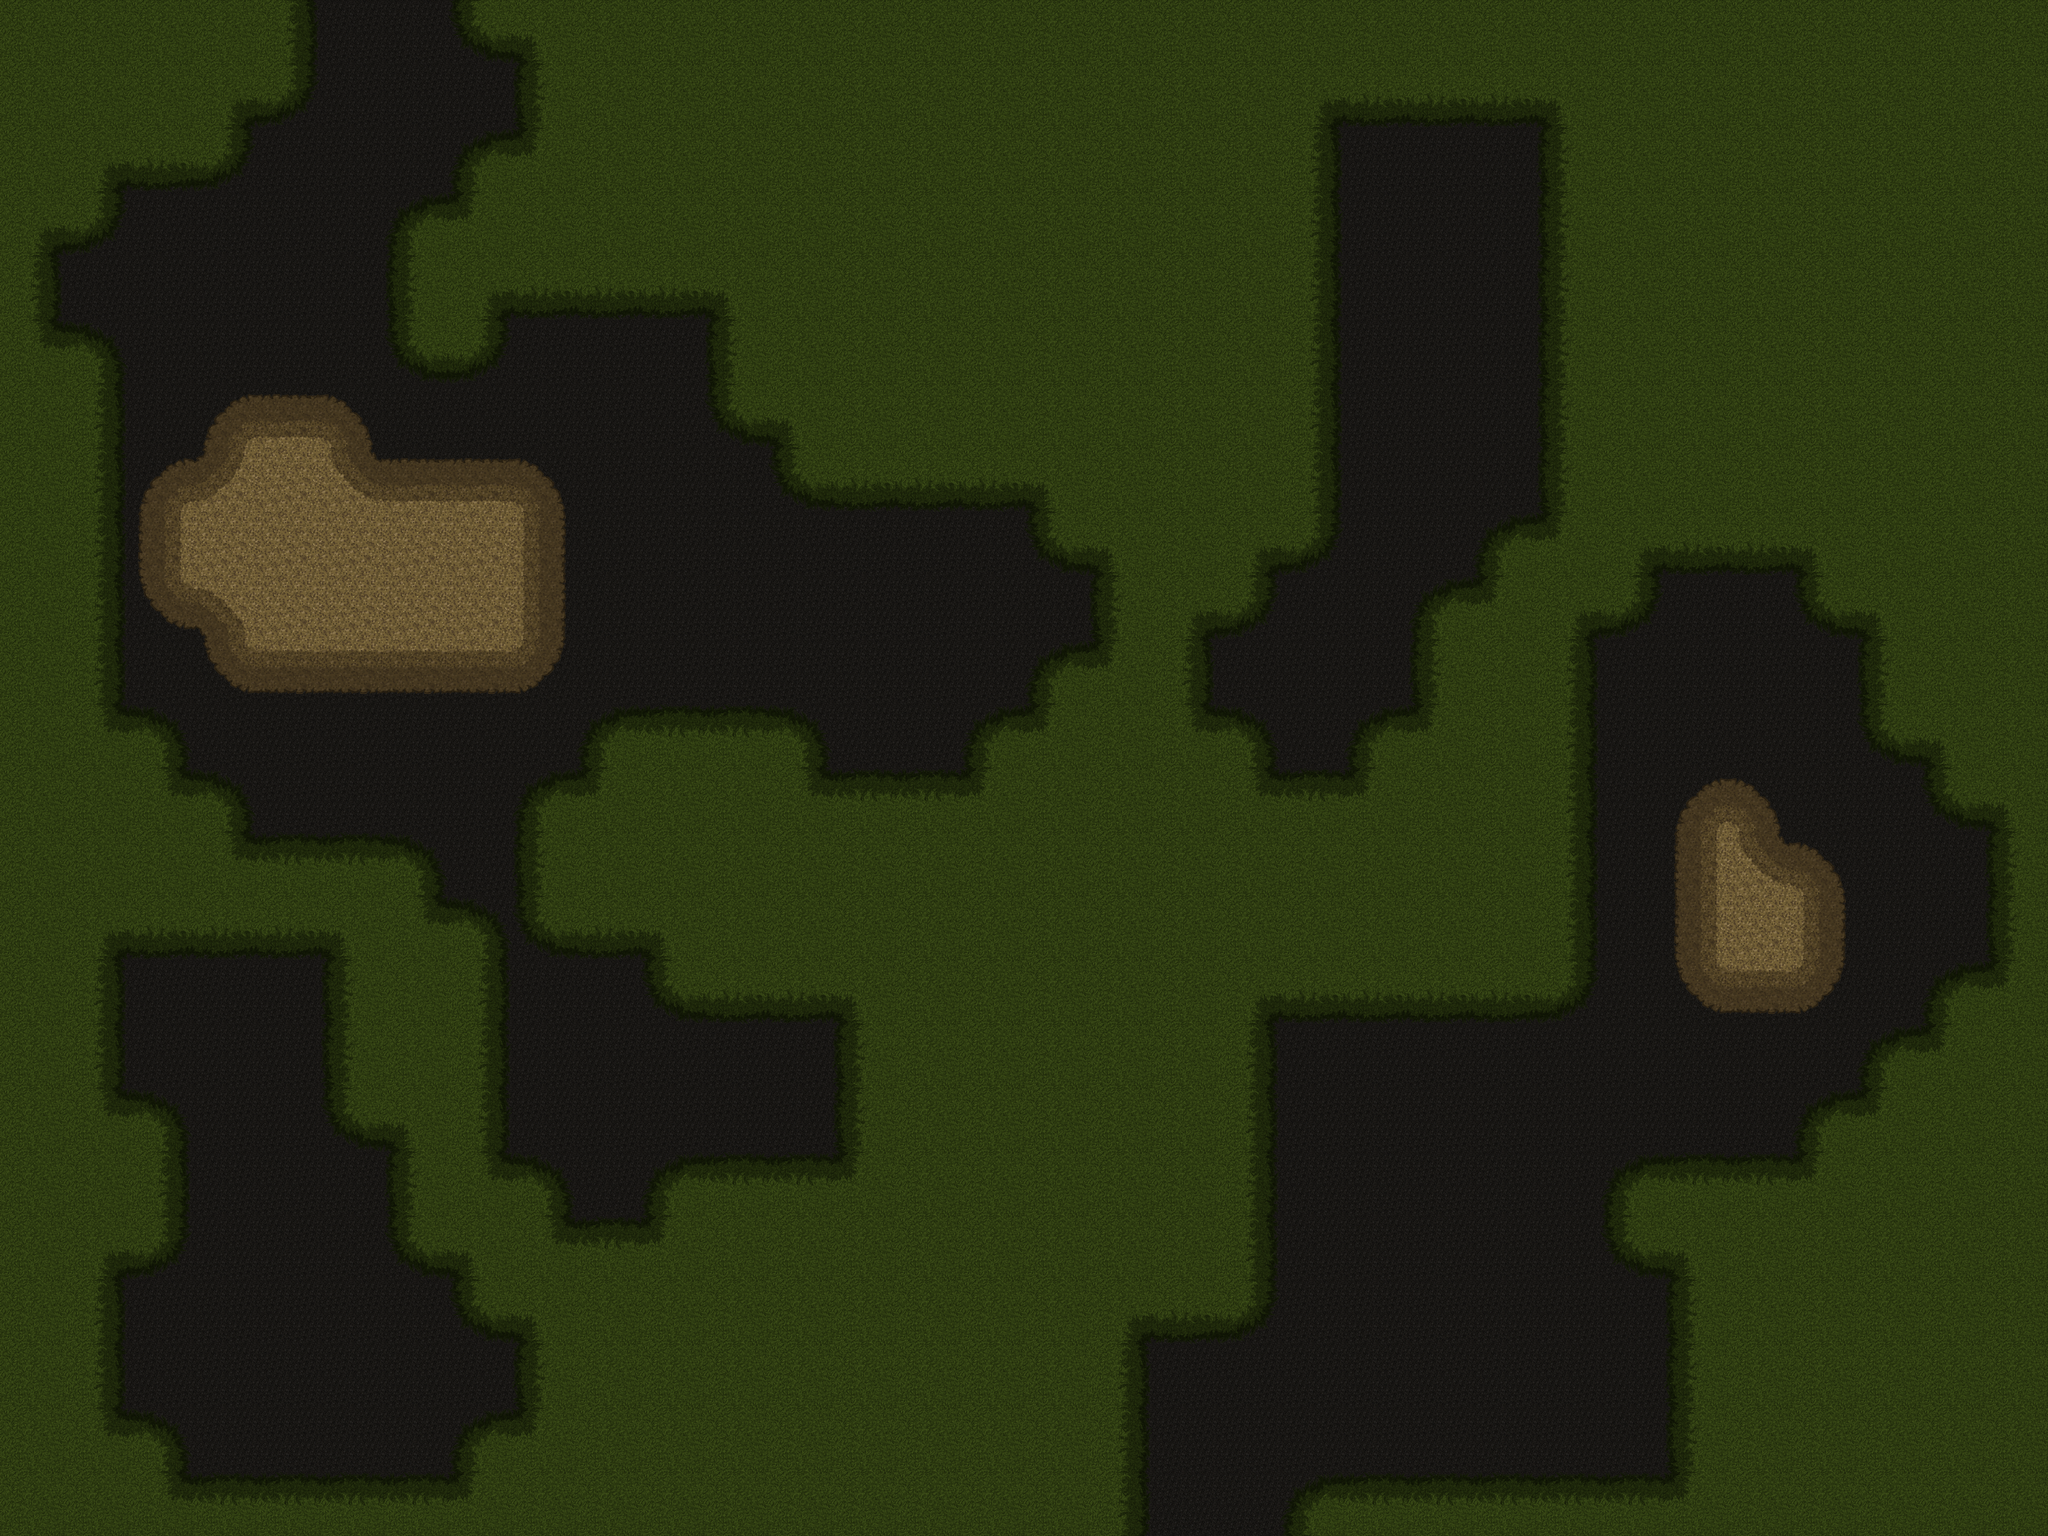

This is a level from a 2D game, rendered from its Tiled map with the project's own tilesets. A one-line summary and the complete map file follow:
An orthogonal 32x24 tile map with 89x89 px tiles, 2 tile layers (base, terrain).

<map version="1.10" tiledversion="1.11.2" orientation="orthogonal" renderorder="right-down" width="32" height="24" tilewidth="89" tileheight="89" infinite="0" nextlayerid="1" nextobjectid="1">
 <tileset firstgid="1" name="terrain" tilewidth="89" tileheight="89" tilecount="39" columns="13">
  <image source="terrain_tiles.png" width="1157" height="267" />
 </tileset>
 <layer id="1" name="base" width="32" height="24">
  <data encoding="csv">
13,13,13,13,13,13,13,13,13,13,13,13,13,13,13,13,13,13,13,13,13,13,13,13,13,13,13,13,13,13,13,13,
13,13,13,13,13,13,13,13,13,13,13,13,13,13,13,13,13,13,13,13,13,13,13,13,13,13,13,13,13,13,13,13,
13,13,13,13,13,13,13,13,13,13,13,13,13,13,13,13,13,13,13,13,13,13,13,13,13,13,13,13,13,13,13,13,
13,13,13,13,13,13,13,13,13,13,13,13,13,13,13,13,13,13,13,13,13,13,13,13,13,13,13,13,13,13,13,13,
13,13,13,13,13,13,13,13,13,13,13,13,13,13,13,13,13,13,13,13,13,13,13,13,13,13,13,13,13,13,13,13,
13,13,13,13,13,13,13,13,13,13,13,13,13,13,13,13,13,13,13,13,13,13,13,13,13,13,13,13,13,13,13,13,
13,13,13,13,13,13,13,13,13,13,13,13,13,13,13,13,13,13,13,13,13,13,13,13,13,13,13,13,13,13,13,13,
13,13,13,13,13,13,13,13,13,13,13,13,13,13,13,13,13,13,13,13,13,13,13,13,13,13,13,13,13,13,13,13,
13,13,13,13,13,13,13,13,13,13,13,13,13,13,13,13,13,13,13,13,13,13,13,13,13,13,13,13,13,13,13,13,
13,13,13,13,13,13,13,13,13,13,13,13,13,13,13,13,13,13,13,13,13,13,13,13,13,13,13,13,13,13,13,13,
13,13,13,13,13,13,13,13,13,13,13,13,13,13,13,13,13,13,13,13,13,13,13,13,13,13,13,13,13,13,13,13,
13,13,13,13,13,13,13,13,13,13,13,13,13,13,13,13,13,13,13,13,13,13,13,13,13,13,13,13,13,13,13,13,
13,13,13,13,13,13,13,13,13,13,13,13,13,13,13,13,13,13,13,13,13,13,13,13,13,13,13,13,13,13,13,13,
13,13,13,13,13,13,13,13,13,13,13,13,13,13,13,13,13,13,13,13,13,13,13,13,13,13,13,13,13,13,13,13,
13,13,13,13,13,13,13,13,13,13,13,13,13,13,13,13,13,13,13,13,13,13,13,13,13,13,13,13,13,13,13,13,
13,13,13,13,13,13,13,13,13,13,13,13,13,13,13,13,13,13,13,13,13,13,13,13,13,13,13,13,13,13,13,13,
13,13,13,13,13,13,13,13,13,13,13,13,13,13,13,13,13,13,13,13,13,13,13,13,13,13,13,13,13,13,13,13,
13,13,13,13,13,13,13,13,13,13,13,13,13,13,13,13,13,13,13,13,13,13,13,13,13,13,13,13,13,13,13,13,
13,13,13,13,13,13,13,13,13,13,13,13,13,13,13,13,13,13,13,13,13,13,13,13,13,13,13,13,13,13,13,13,
13,13,13,13,13,13,13,13,13,13,13,13,13,13,13,13,13,13,13,13,13,13,13,13,13,13,13,13,13,13,13,13,
13,13,13,13,13,13,13,13,13,13,13,13,13,13,13,13,13,13,13,13,13,13,13,13,13,13,13,13,13,13,13,13,
13,13,13,13,13,13,13,13,13,13,13,13,13,13,13,13,13,13,13,13,13,13,13,13,13,13,13,13,13,13,13,13,
13,13,13,13,13,13,13,13,13,13,13,13,13,13,13,13,13,13,13,13,13,13,13,13,13,13,13,13,13,13,13,13,
13,13,13,13,13,13,13,13,13,13,13,13,13,13,13,13,13,13,13,13,13,13,13,13,13,13,13,13,13,13,13,13
</data>
 </layer>
 <layer id="2" name="terrain" width="32" height="24">
  <data encoding="csv">
14,14,14,14,16,0,0,23,19,14,14,14,14,14,14,14,14,14,14,14,14,14,14,14,14,14,14,14,14,14,14,14,
14,14,14,18,24,0,0,0,20,14,14,14,14,14,14,14,14,14,14,14,18,15,15,15,19,14,14,14,14,14,14,14,
14,18,15,24,0,0,0,26,22,14,14,14,14,14,14,14,14,14,14,14,16,0,0,0,20,14,14,14,14,14,14,14,
18,24,0,0,0,0,26,22,14,14,14,14,14,14,14,14,14,14,14,14,16,0,0,0,20,14,14,14,14,14,14,14,
16,0,0,0,0,0,20,18,15,15,15,19,14,14,14,14,14,14,14,14,16,0,0,0,20,14,14,14,14,14,14,14,
21,25,0,0,0,0,23,24,0,0,0,20,14,14,14,14,14,14,14,14,16,0,0,0,20,14,14,14,14,14,14,14,
14,16,0,27,28,29,0,0,0,0,0,23,19,14,14,14,14,14,14,14,16,0,0,0,20,14,14,14,14,14,14,14,
14,16,27,38,39,37,28,28,29,0,0,0,23,15,15,15,19,14,14,14,16,0,0,0,20,14,14,14,14,14,14,14,
14,16,31,39,39,39,39,39,36,0,0,0,0,0,0,0,23,19,14,18,24,0,0,26,22,18,15,15,19,14,14,14,
14,16,32,34,39,39,39,39,36,0,0,0,0,0,0,0,0,20,18,24,0,0,26,22,18,24,0,0,23,19,14,14,
14,16,0,32,33,33,33,33,35,0,0,0,0,0,0,0,26,22,16,0,0,0,20,14,16,0,0,0,0,20,14,14,
14,21,25,0,0,0,0,0,0,26,17,17,25,0,0,26,22,14,21,25,0,26,22,14,16,0,0,0,0,23,19,14,
14,14,21,25,0,0,0,0,26,22,14,14,21,17,17,22,14,14,14,21,17,22,14,14,16,0,27,29,0,0,23,19,
14,14,14,21,17,17,25,0,20,14,14,14,14,14,14,14,14,14,14,14,14,14,14,14,16,0,31,37,29,0,0,20,
14,18,15,15,15,19,21,25,23,15,19,14,14,14,14,14,14,14,14,14,14,14,14,14,16,0,31,39,36,0,0,20,
14,16,0,0,0,20,14,16,0,0,23,15,15,19,14,14,14,14,14,18,15,15,15,15,24,0,32,33,35,0,26,22,
14,16,0,0,0,20,14,16,0,0,0,0,0,20,14,14,14,14,14,16,0,0,0,0,0,0,0,0,0,26,22,14,
14,21,25,0,0,23,19,16,0,0,0,0,0,20,14,14,14,14,14,16,0,0,0,0,0,0,0,0,26,22,14,14,
14,14,16,0,0,0,20,21,25,0,26,17,17,22,14,14,14,14,14,16,0,0,0,0,0,26,17,17,22,14,14,14,
14,18,24,0,0,0,23,19,21,17,22,14,14,14,14,14,14,14,14,16,0,0,0,0,0,23,19,14,14,14,14,14,
14,16,0,0,0,0,0,23,19,14,14,14,14,14,14,14,14,18,15,24,0,0,0,0,0,0,20,14,14,14,14,14,
14,16,0,0,0,0,0,0,20,14,14,14,14,14,14,14,14,16,0,0,0,0,0,0,0,0,20,14,14,14,14,14,
14,21,25,0,0,0,0,26,22,14,14,14,14,14,14,14,14,16,0,0,0,0,0,0,0,0,20,14,14,14,14,14,
14,14,21,17,17,17,17,22,14,14,14,14,14,14,14,14,14,16,0,0,26,17,17,17,17,17,22,14,14,14,14,14
</data>
 </layer>
</map>
